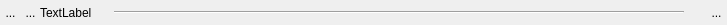
<?xml version="1.0" encoding="UTF-8"?>
<ui version="4.0">
 <class>WidgetFactPlie</class>
 <widget class="QWidget" name="WidgetFactPlie">
  <property name="geometry">
   <rect>
    <x>0</x>
    <y>0</y>
    <width>727</width>
    <height>25</height>
   </rect>
  </property>
  <property name="windowTitle">
   <string>Form</string>
  </property>
  <property name="styleSheet">
   <string notr="true"> QGroupBox {
     border: 1px solid gray;
     border-radius: 5px;
     margin-top: 1ex; /* leave space at the top for the title */
 }

 QGroupBox::title {
     padding: 0 3px;
 }</string>
  </property>
  <layout class="QHBoxLayout" name="horizontalLayout">
   <property name="spacing">
    <number>0</number>
   </property>
   <property name="margin">
    <number>0</number>
   </property>
   <item>
    <widget class="QToolButton" name="RBDeplie">
     <property name="minimumSize">
      <size>
       <width>21</width>
       <height>15</height>
      </size>
     </property>
     <property name="maximumSize">
      <size>
       <width>21</width>
       <height>21</height>
      </size>
     </property>
     <property name="styleSheet">
      <string notr="true">border : 0px</string>
     </property>
     <property name="text">
      <string>...</string>
     </property>
     <property name="icon">
      <iconset>
       <normaloff>../../../../../../home/A96028/Install_EficasV1/EficasV1/Editeur/icons/plusnode.png</normaloff>../../../../../../home/A96028/Install_EficasV1/EficasV1/Editeur/icons/plusnode.png</iconset>
     </property>
     <property name="iconSize">
      <size>
       <width>25</width>
       <height>25</height>
      </size>
     </property>
    </widget>
   </item>
   <item>
    <widget class="QWidget" name="widget_5" native="true">
     <property name="sizePolicy">
      <sizepolicy hsizetype="Fixed" vsizetype="Fixed">
       <horstretch>0</horstretch>
       <verstretch>0</verstretch>
      </sizepolicy>
     </property>
     <layout class="QHBoxLayout" name="horizontalLayout_5">
      <property name="spacing">
       <number>0</number>
      </property>
      <property name="margin">
       <number>0</number>
      </property>
      <item>
       <widget class="MonBoutonValide" name="RBValide">
        <property name="minimumSize">
         <size>
          <width>17</width>
          <height>25</height>
         </size>
        </property>
        <property name="maximumSize">
         <size>
          <width>21</width>
          <height>25</height>
         </size>
        </property>
        <property name="styleSheet">
         <string notr="true">border : 0px</string>
        </property>
        <property name="text">
         <string>...</string>
        </property>
        <property name="icon">
         <iconset>
          <normaloff>../../../../../../home/A96028/Install_EficasV1/ArbreEficas/Editeur/icons/ast-green-ball.png</normaloff>../../../../../../home/A96028/Install_EficasV1/ArbreEficas/Editeur/icons/ast-green-ball.png</iconset>
        </property>
        <property name="iconSize">
         <size>
          <width>25</width>
          <height>25</height>
         </size>
        </property>
       </widget>
      </item>
     </layout>
    </widget>
   </item>
   <item>
    <layout class="QHBoxLayout" name="horizontalLayout_2">
     <property name="spacing">
      <number>22</number>
     </property>
     <item>
      <widget class="QLabel" name="groupBox">
       <property name="sizePolicy">
        <sizepolicy hsizetype="Preferred" vsizetype="Fixed">
         <horstretch>0</horstretch>
         <verstretch>0</verstretch>
        </sizepolicy>
       </property>
       <property name="minimumSize">
        <size>
         <width>0</width>
         <height>25</height>
        </size>
       </property>
       <property name="maximumSize">
        <size>
         <width>12121213</width>
         <height>25</height>
        </size>
       </property>
       <property name="text">
        <string>TextLabel</string>
       </property>
      </widget>
     </item>
     <item>
      <widget class="Line" name="line_5">
       <property name="sizePolicy">
        <sizepolicy hsizetype="MinimumExpanding" vsizetype="Fixed">
         <horstretch>0</horstretch>
         <verstretch>0</verstretch>
        </sizepolicy>
       </property>
       <property name="minimumSize">
        <size>
         <width>500</width>
         <height>0</height>
        </size>
       </property>
       <property name="maximumSize">
        <size>
         <width>1500</width>
         <height>16</height>
        </size>
       </property>
       <property name="orientation">
        <enum>Qt::Horizontal</enum>
       </property>
      </widget>
     </item>
     <item>
      <widget class="QToolButton" name="RBPoubelle">
       <property name="minimumSize">
        <size>
         <width>21</width>
         <height>25</height>
        </size>
       </property>
       <property name="maximumSize">
        <size>
         <width>21</width>
         <height>25</height>
        </size>
       </property>
       <property name="styleSheet">
        <string notr="true">border : 0px</string>
       </property>
       <property name="text">
        <string>...</string>
       </property>
       <property name="icon">
        <iconset>
         <normaloff>../../../../../../home/A96028/Install_EficasV1/ArbreEficas/Editeur/icons/deleteRond.png</normaloff>../../../../../../home/A96028/Install_EficasV1/ArbreEficas/Editeur/icons/deleteRond.png</iconset>
       </property>
       <property name="iconSize">
        <size>
         <width>25</width>
         <height>25</height>
        </size>
       </property>
      </widget>
     </item>
    </layout>
   </item>
  </layout>
 </widget>
 <customwidgets>
  <customwidget>
   <class>MonBoutonValide</class>
   <extends>QToolButton</extends>
   <header>monBoutonValide.h</header>
  </customwidget>
 </customwidgets>
 <resources/>
 <connections/>
</ui>
